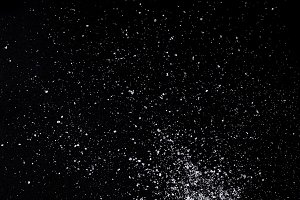
#> input picture ImageProcessing/salt.jpg, 300 x 200 px
$ python laplacian.py --image salt.jpg   (older library calls are emulated)
#> lines starting #> are read from the running program, lines starting #| are printed output that depends on the picture
import numpy as np
import argparse
import cv2


ap=argparse.ArgumentParser()
ap.add_argument("-i","--image", required=True)
args=vars(ap.parse_args())

image=cv2.imread(args["image"])
#> image is the input picture: shape (200, 300, 3); mean B, G, R 12, 10.7, 10.8
image=cv2.cvtColor(image, cv2.COLOR_BGR2GRAY)
#> image: shape (200, 300)
cv2.imshow("Grey", image)

lap=cv2.Laplacian(image,cv2.CV_64F)
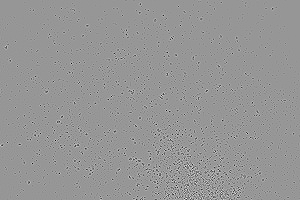
#> lap: shape (200, 300) float64; min -951, max 661, mean 0; drawn with min black and max white
lap=np.uint8(np.absolute(lap))
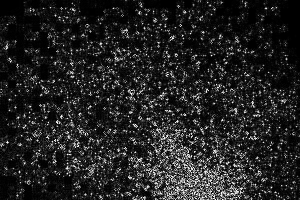
#> lap: shape (200, 300); min 0, max 255, mean 34.7
cv2.imshow("Laplacian", lap)
cv2.waitKey(0)
